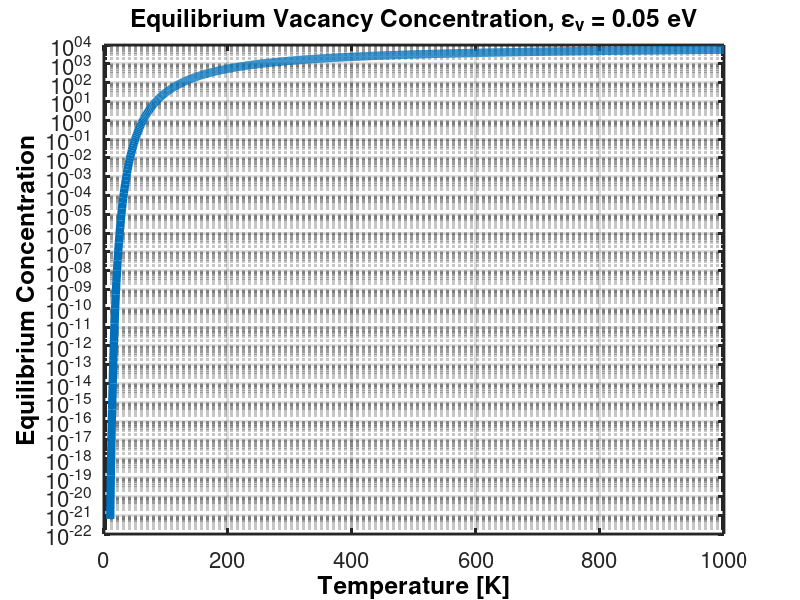

The MATLAB script that drew this image:
clear;clc;


% T  = 1000;              % K
% T = [0.001 0.01 0.1 0 1 10 100 1000 1000];
% T = logspace(0, 4);
T = [10:1:1000];
kT = T*8.617385E-05;  % eV
N = 100*100;

evf = 0.05; % eV

neq = N*exp(-evf ./ kT);
semilogy(T, neq,'LineWidth', 6);

    title('Equilibrium Vacancy Concentration, \epsilon_v = 0.05 eV'); grid on;
    xlabel('Temperature [K]','FontWeight','bold','Color','black');
    ylabel('Equilibrium Concentration','FontSize',18,'FontWeight','bold','Color','black');
    xt = get(gca, 'XTick'); set(gca, 'FontSize', 16);  set(gca, 'LineWidth', 2);


